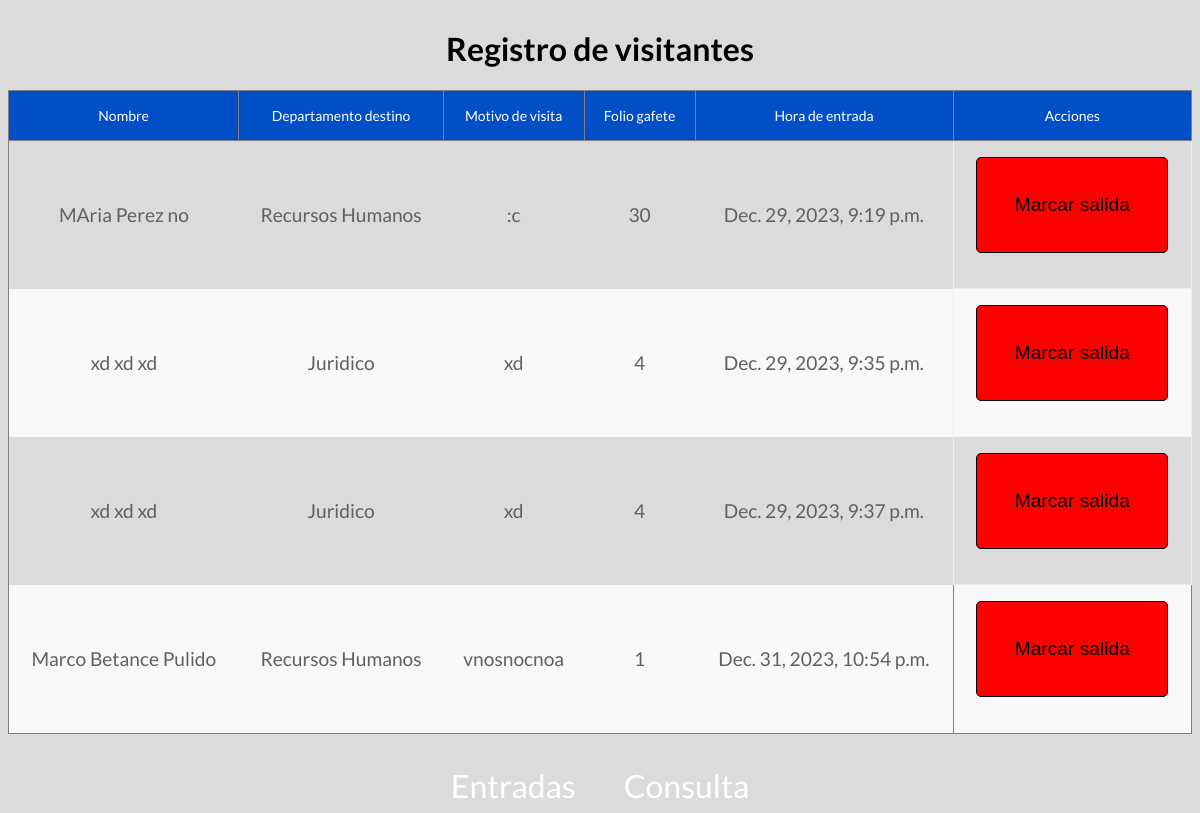
The page /salida/ on the database as committed earlier.
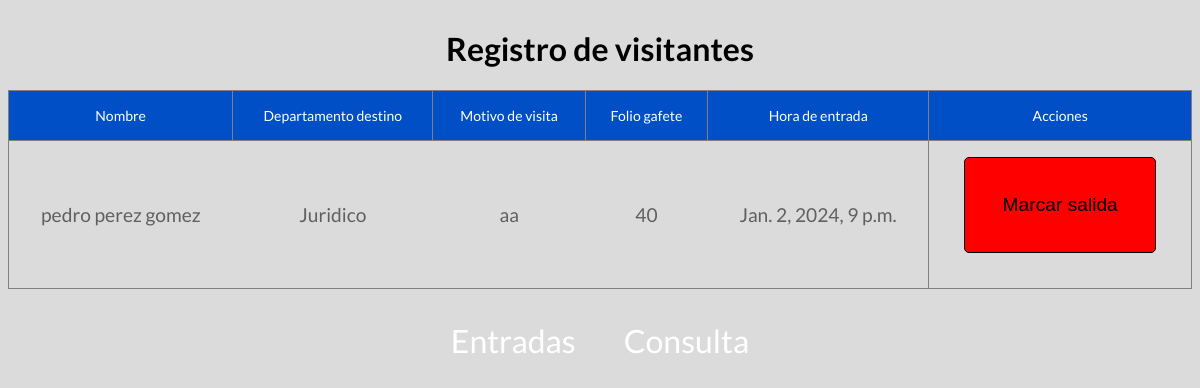
The same page on the database as committed later.
### home/models.py (models this page shows, shortened)
class Visitantes(models.Model):
    nombres = models.CharField(max_length=50)
    apellidos = models.CharField(max_length=50)
    departamento_destino = models.CharField(max_length=50)
    motivo_visita = models.CharField(max_length=100)
    folio_gafete = models.IntegerField()
    imagen = models.ImageField(upload_to='images/', blank=False, null=True)
    fecha_entrada = models.DateTimeField(auto_now_add=True)
    fecha_salida = models.DateTimeField(blank=True, null=True)

### home/views.py (the view)
# urls.py: path('salida/', views.salida, name='salida'),
def salida(request):
    visitantes_activos = Visitantes.objects.filter(fecha_salida__isnull=True)
    context = {
        'visitantes_activos': visitantes_activos,
    }
    return render(request, 'salida.html', context)

### home/templates/salida.html (shortened to what this page needs)
<html lang="es">
    <head>
        {% load static %}
        <link href="{% static 'css/styles.css' %}" rel="stylesheet">
    </head>
    <body>
        <h1>Registro de visitantes</h1>
        {% if visitantes_activos %}
            <table border="1">
                <thead>
                    <tr>
                        <th>Nombre</th>
                        <th>Departamento destino</th>
                        <th>Motivo de visita</th>
                        <th>Folio gafete</th>
                        <th>Hora de entrada</th>
                        <th>Acciones</th>
                    </tr>
                </thead>
                <tbody>
                    {% for visitante in visitantes_activos %}
                        <tr>
                            <td>{{visitante.nombres}} {{visitante.apellidos}}</td>
                            <td>{{visitante.departamento_destino}}</td>
                            <td>{{visitante.motivo_visita}}</td>
                            <td>{{visitante.folio_gafete}}</td>
                            <td>{{visitante.fecha_entrada}}</td>
                            <td>
                                {% if not visitante.fecha_salida %}
                                    <form method="post" action="{% url "marcar_salida" visitante.id %}">
                                        <button class="btn-salida" type="submit">Marcar salida</button>
                                    </form>
                                {% else %}
                                    <p>Visitante ya marcó salida</p>
                                {% endif %}
                            </td>
                        </tr>
                    {% endfor %}
            </table>
        {% endif %}
        <div class="navbar">
            <a href="{% url 'registrar_entrada' %}">Entradas</a>
            <a href="{% url 'consulta' %}">Consulta</a>
        </div>
    </body>
</html>

### home/static/css/styles.css (style rules this page uses)
html { font-family: 'Lato', sans-serif; }
body { background-color: rgb(219, 219, 219); display: flex; flex-direction: column; align-items: center; justify-content: center; }
.navbar { margin-top: 2rem; display: flex; flex-direction: row; gap: 3rem; }
a { text-decoration: none; color: white; font-size: 2rem; }
button { height: 6rem; width: 12rem; font-size: 1.5rem; border-radius: 5px; border: 1px solid black; left: 50%; right: 50%; }
table { border-collapse: collapse; width: 100%; }
tbody tr td:not(:last-child) { border: none; }
tr th { font-size: 14px; font-weight: 500; color: #fff; background-color: rgb(0, 79, 198); }
tr td { color: #606060; font-size: 1.2rem; font-weight: 400; }
th, td { padding: 16px; text-align: center; }
tbody tr:nth-child(odd) { background-color: rgb(219, 219, 219); }
.btn-salida { font-size: 1.2rem; background-color: rgb(255, 0, 0); }

Rows that differ between the two databases and show on the page:
removed Visitantes: nombres "MAria", apellidos "Perez no", departamento_destino "Recursos Humanos", motivo_visita ":c", folio_gafete "30", fecha_entrada "Dec. 29, 2023, 9:19 p.m.", shows "Marcar salida"
removed Visitantes: nombres "xd", apellidos "xd xd", departamento_destino "Juridico", motivo_visita "xd", folio_gafete "4", fecha_entrada "Dec. 29, 2023, 9:35 p.m.", shows "Marcar salida"
removed Visitantes: nombres "xd", apellidos "xd xd", departamento_destino "Juridico", motivo_visita "xd", folio_gafete "4", fecha_entrada "Dec. 29, 2023, 9:37 p.m.", shows "Marcar salida"
removed Visitantes: nombres "Marco", apellidos "Betance Pulido", departamento_destino "Recursos Humanos", motivo_visita "vnosnocnoa", folio_gafete "1", fecha_entrada "Dec. 31, 2023, 10:54 p.m.", shows "Marcar salida"
added Visitantes: nombres "pedro", apellidos "perez gomez", departamento_destino "Juridico", motivo_visita "aa", folio_gafete "40", fecha_entrada "Jan. 2, 2024, 9 p.m.", shows "Marcar salida"
